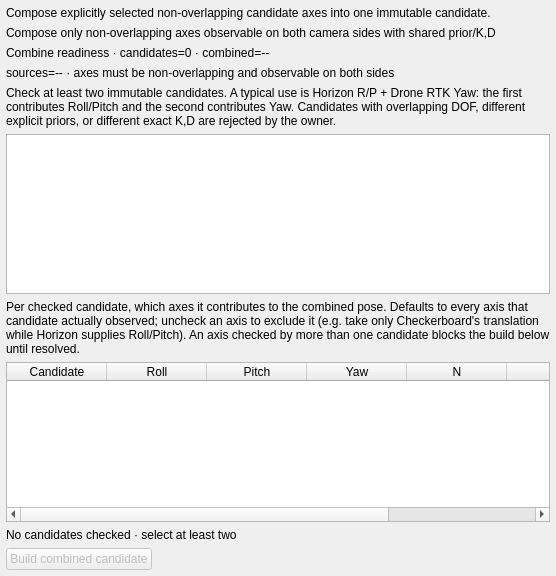
<?xml version='1.0' encoding='utf-8'?>
<ui version="4.0">
 <class>OpticalPoseForm</class>
 <widget class="QWidget" name="QWidget">
  <layout class="QVBoxLayout" name="QVBoxLayout" stretch="0,0,0,0,0,0,0,0,0,0,1">
   <property name="leftMargin">
    <number>6</number>
   </property>
   <property name="topMargin">
    <number>6</number>
   </property>
   <property name="rightMargin">
    <number>6</number>
   </property>
   <property name="bottomMargin">
    <number>6</number>
   </property>
   <property name="spacing">
    <number>6</number>
   </property>
   <item>
    <widget class="QLabel" name="compactContract">
     <property name="text">
      <string>Compose explicitly selected non-overlapping candidate axes into one immutable candidate.</string>
     </property>
     <property name="wordWrap">
      <bool>true</bool>
     </property>
    </widget>
   </item>
   <item>
    <widget class="QLabel" name="compactContract_2">
     <property name="styleObjectName" stdset="0">
      <string>compactContract</string>
     </property>
     <property name="text">
      <string>Compose only non-overlapping axes observable on both camera sides with shared prior/K,D</string>
     </property>
     <property name="wordWrap">
      <bool>true</bool>
     </property>
    </widget>
   </item>
   <item>
    <widget class="QLabel" name="method_information_labels_Combine">
     <property name="componentBindings" stdset="0">
      <string>[["methods", "method_information_labels", "Combine"]]</string>
     </property>
     <property name="styleObjectName" stdset="0">
      <string>statusStrip</string>
     </property>
     <property name="text">
      <string>Combine readiness · candidates=0 · combined=--</string>
     </property>
     <property name="wordWrap">
      <bool>true</bool>
     </property>
    </widget>
   </item>
   <item>
    <widget class="QLabel" name="method_detail_labels_Combine">
     <property name="componentBindings" stdset="0">
      <string>[["methods", "method_detail_labels", "Combine"]]</string>
     </property>
     <property name="styleObjectName" stdset="0">
      <string>compactContract</string>
     </property>
     <property name="text">
      <string>sources=-- · axes must be non-overlapping and observable on both sides</string>
     </property>
     <property name="wordWrap">
      <bool>true</bool>
     </property>
    </widget>
   </item>
   <item>
    <widget class="QLabel" name="compactContract_3">
     <property name="styleObjectName" stdset="0">
      <string>compactContract</string>
     </property>
     <property name="text">
      <string>Check at least two immutable candidates. A typical use is Horizon R/P + Drone RTK Yaw: the first contributes Roll/Pitch and the second contributes Yaw. Candidates with overlapping DOF, different explicit priors, or different exact K,D are rejected by the owner.</string>
     </property>
     <property name="wordWrap">
      <bool>true</bool>
     </property>
    </widget>
   </item>
   <item>
    <widget class="QListWidget" name="combine_candidate_list">
     <property name="componentBindings" stdset="0">
      <string>[["candidates", "combine_candidate_list", null]]</string>
     </property>
     <property name="styleObjectName" stdset="0">
      <string>opticalPoseCombineCandidateList</string>
     </property>
     <property name="toolTip">
      <string>Explicit source candidates for the combined pose. Check each source; the owner retains their IDs, hashes, shared prior, and quality evidence.</string>
     </property>
     <property name="minimumSize">
      <size>
       <width>0</width>
       <height>82</height>
      </size>
     </property>
     <property name="maximumSize">
      <size>
       <width>16777215</width>
       <height>160</height>
      </size>
     </property>
     <property name="editTriggers">
      <set>QAbstractItemView::DoubleClicked|QAbstractItemView::EditKeyPressed</set>
     </property>
     <property name="selectionMode">
      <enum>QAbstractItemView::NoSelection</enum>
     </property>
     <property name="selectionBehavior">
      <enum>QAbstractItemView::SelectItems</enum>
     </property>
    </widget>
   </item>
   <item>
    <widget class="QLabel" name="compactContract_4">
     <property name="styleObjectName" stdset="0">
      <string>compactContract</string>
     </property>
     <property name="text">
      <string>Per checked candidate, which axes it contributes to the combined pose. Defaults to every axis that candidate actually observed; uncheck an axis to exclude it (e.g. take only Checkerboard's translation while Horizon supplies Roll/Pitch). An axis checked by more than one candidate blocks the build below until resolved.</string>
     </property>
     <property name="wordWrap">
      <bool>true</bool>
     </property>
    </widget>
   </item>
   <item>
    <widget class="QTableWidget" name="combine_dof_table">
     <property name="componentBindings" stdset="0">
      <string>[["candidates", "combine_dof_table", null]]</string>
     </property>
     <property name="styleObjectName" stdset="0">
      <string>opticalPoseCombineDofTable</string>
     </property>
     <property name="minimumSize">
      <size>
       <width>0</width>
       <height>82</height>
      </size>
     </property>
     <property name="maximumSize">
      <size>
       <width>16777215</width>
       <height>160</height>
      </size>
     </property>
     <property name="editTriggers">
      <set>QAbstractItemView::NoEditTriggers</set>
     </property>
     <property name="selectionMode">
      <enum>QAbstractItemView::ExtendedSelection</enum>
     </property>
     <property name="selectionBehavior">
      <enum>QAbstractItemView::SelectItems</enum>
     </property>
     <property name="rowCount">
      <number>0</number>
     </property>
     <property name="columnCount">
      <number>7</number>
     </property>
     <property name="alternatingRowColors">
      <bool>false</bool>
     </property>
     <property name="wordWrap">
      <bool>true</bool>
     </property>
     <column>
      <property name="text">
       <string>Candidate</string>
      </property>
     </column>
     <column>
      <property name="text">
       <string>Roll</string>
      </property>
     </column>
     <column>
      <property name="text">
       <string>Pitch</string>
      </property>
     </column>
     <column>
      <property name="text">
       <string>Yaw</string>
      </property>
     </column>
     <column>
      <property name="text">
       <string>N</string>
      </property>
     </column>
     <column>
      <property name="text">
       <string>E</string>
      </property>
     </column>
     <column>
      <property name="text">
       <string>D</string>
      </property>
     </column>
     <property name="columnWidths" stdset="0">
      <string>[394, 41, 53, 42, 36, 36, 36]</string>
     </property>
     <property name="headerResizeModes" stdset="0">
      <string>[1, 3, 3, 3, 3, 3, 3]</string>
     </property>
     <property name="rowHeights" stdset="0">
      <string>[]</string>
     </property>
     <attribute name="verticalHeaderVisible">
      <bool>false</bool>
     </attribute>
     <attribute name="horizontalHeaderStretchLastSection">
      <bool>false</bool>
     </attribute>
    </widget>
   </item>
   <item>
    <widget class="QLabel" name="combine_candidate_status">
     <property name="componentBindings" stdset="0">
      <string>[["candidates", "combine_candidate_status", null]]</string>
     </property>
     <property name="styleObjectName" stdset="0">
      <string>statusStrip</string>
     </property>
     <property name="text">
      <string>No candidates checked · select at least two</string>
     </property>
     <property name="wordWrap">
      <bool>true</bool>
     </property>
    </widget>
   </item>
   <item>
    <layout class="QHBoxLayout" name="QHBoxLayout" stretch="0,1">
     <property name="leftMargin">
      <number>0</number>
     </property>
     <property name="topMargin">
      <number>0</number>
     </property>
     <property name="rightMargin">
      <number>0</number>
     </property>
     <property name="bottomMargin">
      <number>0</number>
     </property>
     <property name="spacing">
      <number>6</number>
     </property>
     <item>
      <widget class="QPushButton" name="combine_button">
       <property name="componentBindings" stdset="0">
        <string>[["candidates", "combine_button", null]]</string>
       </property>
       <property name="toolTip">
        <string>Combine explicitly checked candidates only when they share the same prior and exact operating K,D profile and optimize non-overlapping DOF. This creates a new candidate; it does not apply the pose automatically.</string>
       </property>
       <property name="enabled">
        <bool>false</bool>
       </property>
       <property name="text">
        <string>Build combined candidate</string>
       </property>
       <property name="commandId" stdset="0">
        <string>alignment.pose.solve_combined</string>
       </property>
       <property name="solverButton" stdset="0">
        <bool>true</bool>
       </property>
       <property name="commandRegistrationOrder" stdset="0">
        <number>14</number>
       </property>
      </widget>
     </item>
     <item>
      <spacer name="spacer_13">
       <property name="orientation">
        <enum>Qt::Horizontal</enum>
       </property>
       <property name="sizeHint">
        <size>
         <width>0</width>
         <height>0</height>
        </size>
       </property>
      </spacer>
     </item>
    </layout>
   </item>
   <item>
    <spacer name="spacer_14">
     <property name="orientation">
      <enum>Qt::Vertical</enum>
     </property>
     <property name="sizeHint">
      <size>
       <width>0</width>
       <height>0</height>
      </size>
     </property>
    </spacer>
   </item>
  </layout>
 </widget>
 <resources />
 <connections />
</ui>
